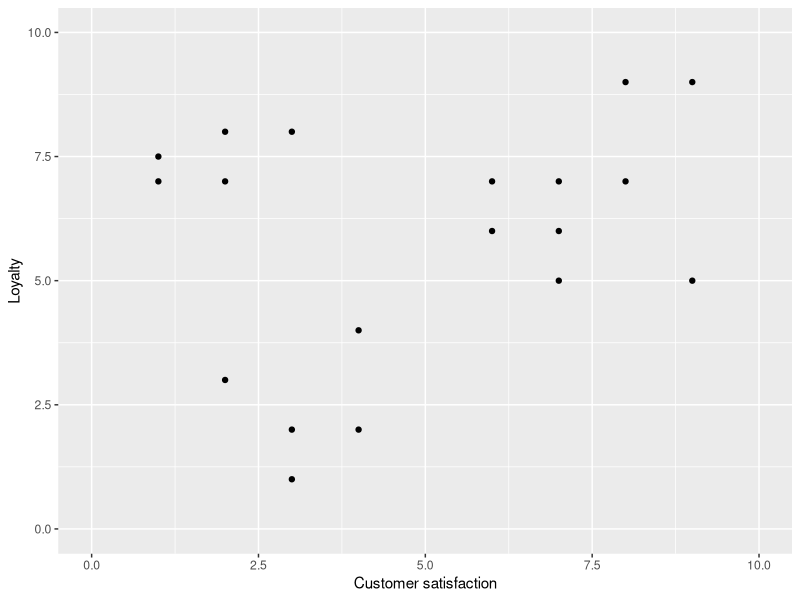
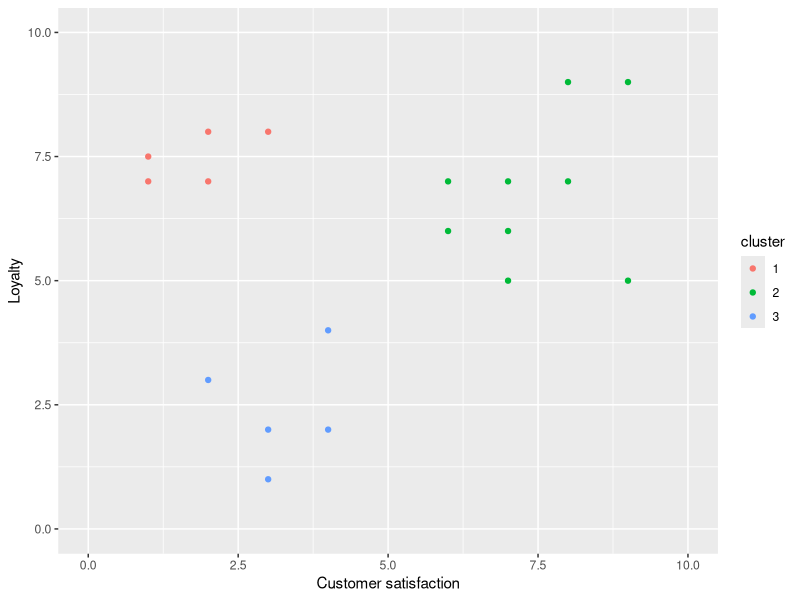
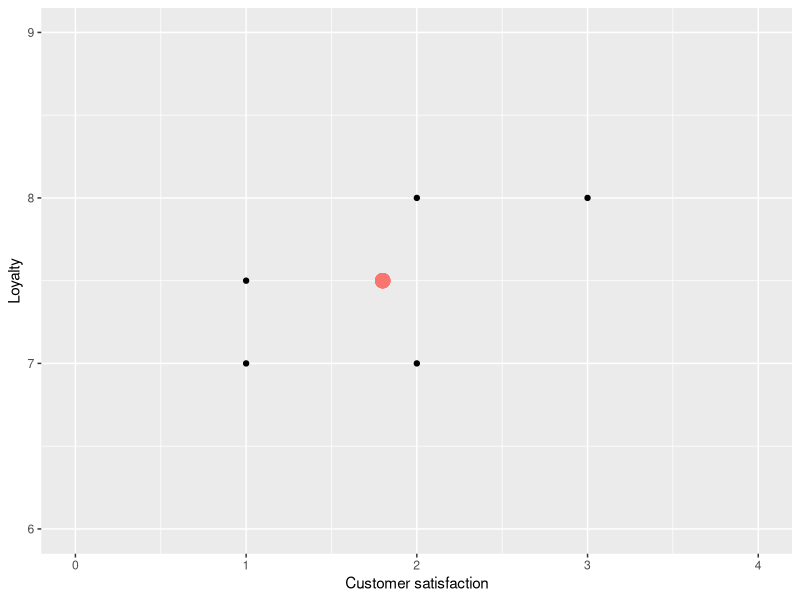
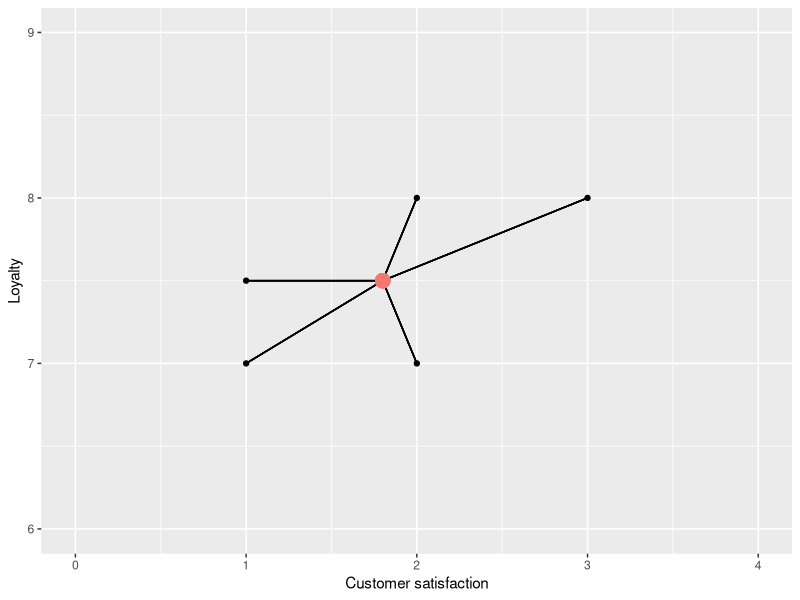
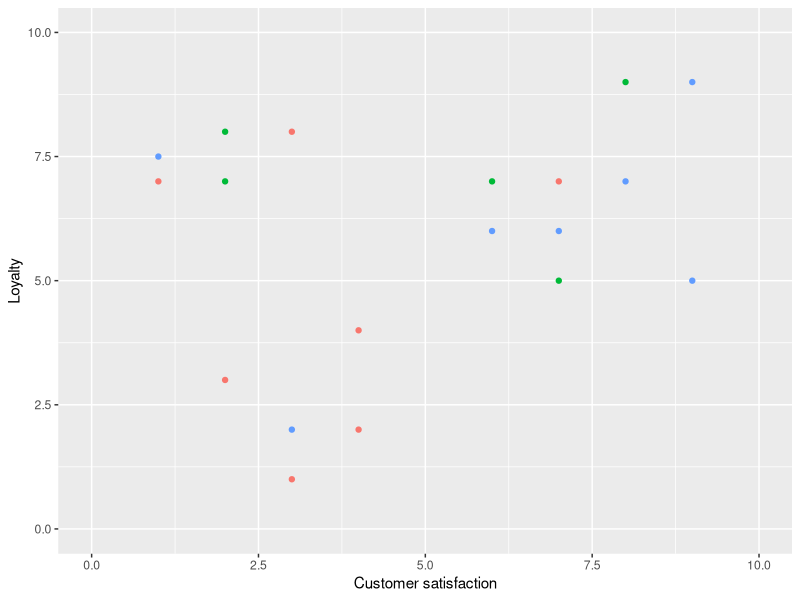
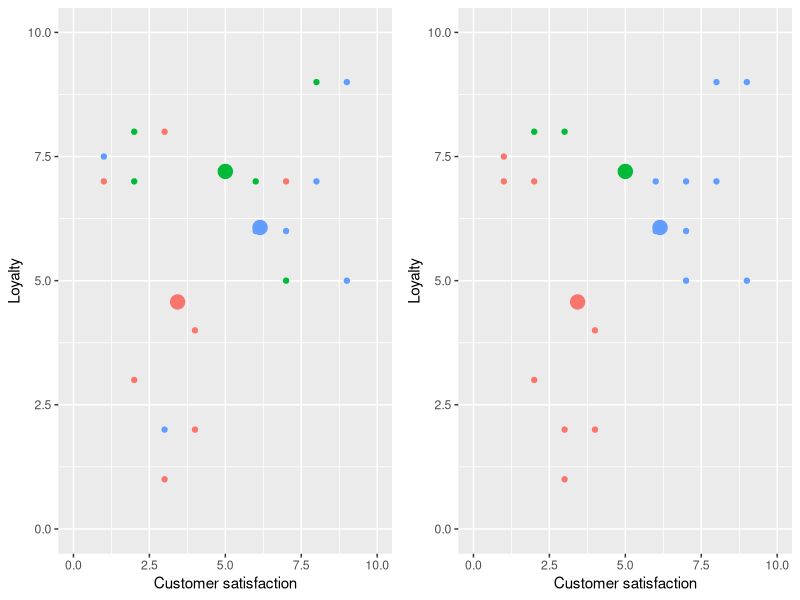
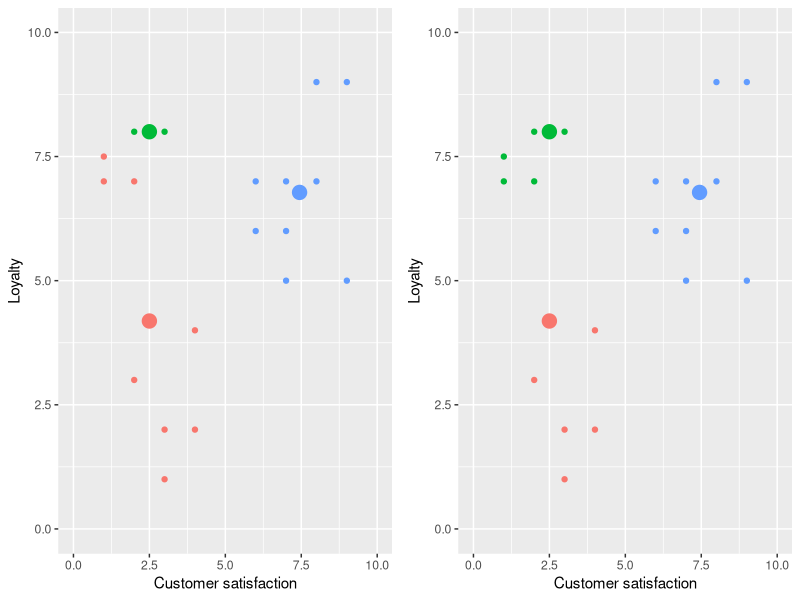
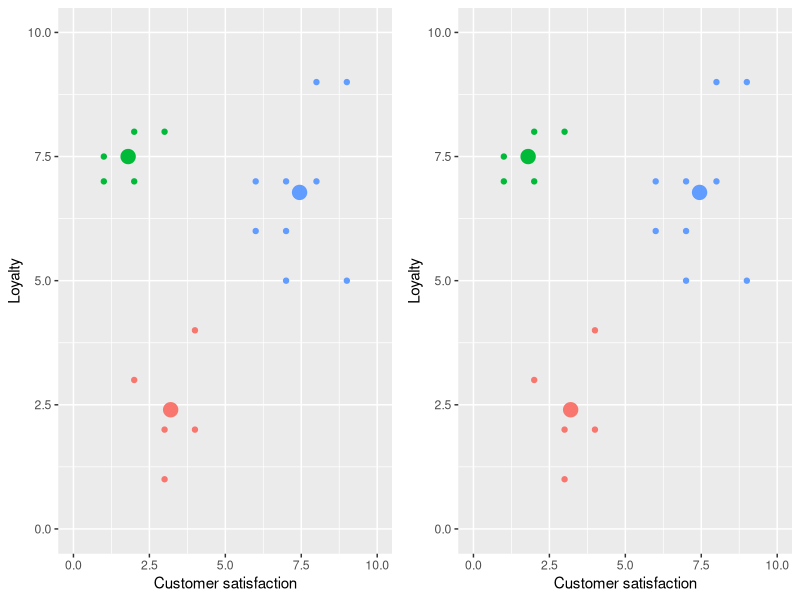

Generate these figures, in order, with R: (Note: this script raises an error after producing the figures.)
## ---- chunk 1
library(tidyverse)
data <- tibble(loyalty = c(7, 7.5, 8, 7, 3, 1, 8, 4, 2, 7, 6, 7, 6, 5, 9, 7, 9, 5, 2),
               csat = c(1, 1, 2, 2, 2, 3, 3, 4, 4, 6, 6, 7, 7, 7, 8, 8, 9, 9, 3),
               cluster = c("1",
                           "1",
                           "1",
                           "1",
                           "3",
                           "3",
                           "1",
                           "3",
                           "3",
                           "2",
                           "2",
                           "2",
                           "2",
                           "2",
                           "2",
                           "2",
                           "2",
                           "2", 
                           "3"))
marketing_data <- data[,1:2]
## ---- chunk 2
base <- ggplot(data, aes(y = loyalty, x = csat)) +
  geom_point() +
  xlab("Customer satisfaction") +
  ylab("Loyalty") +
  xlim(c(0, 10)) +
  ylim(c(0, 10))

base
## ---- chunk 3
ggplot(data, aes(y = loyalty, x = csat, color = cluster)) +
  geom_point() +
  xlab("Customer satisfaction") +
  ylab("Loyalty") +
  xlim(c(0, 10)) +
  ylim(c(0, 10))
## ---- chunk 4
library(tidyverse)
clus1 <- tibble(loyalty = c(7, 7.5, 8, 7, 8),
               csat = c(1, 1, 2, 2, 3),
               )
#clus1_center <- clus1 %>% summarize(csat = mean(csat), loyalty = mean(loyalty))
## ---- chunk 5
base <- ggplot(clus1) +
  geom_point(aes(y = loyalty, x = csat)) +
  labs(x = "Customer satisfaction", y = "Loyalty") +
  xlim(c(0, 4)) +
  ylim(c(6, 9)) +
  geom_point(aes(y = mean(loyalty), x = mean(csat), colour="red", size=2.5)) +
  theme(legend.position = "none")
base
## ---- chunk 6
base <- ggplot(clus1) +
  geom_point(aes(y = loyalty, x = csat)) +
  labs(x = "Customer satisfaction", y = "Loyalty") +
  xlim(c(0, 4)) +
  ylim(c(6, 9)) +
  theme(legend.position = "none")

mn <- clus1 %>% summarize(csat = mean(csat), loyalty=mean(loyalty))
for (i in 1:5) {
  base <- base + geom_segment(x = unlist(mn[1, "csat"]), y = unlist(mn[1, "loyalty"]),
                           xend = unlist(clus1[i, "csat"]), yend = unlist(clus1[i, "loyalty"]))
}
base <- base + geom_point(aes(y = mean(loyalty), x = mean(csat), colour="red", size=2.5)) 
base
## ---- chunk 7
library(gridExtra)
set.seed(2)
marketing_data["label"] = factor(sample(1:3, nrow(marketing_data), replace=T))

plt_lbl <- ggplot(marketing_data, aes(y = loyalty, x = csat, colour=label)) +
    geom_point() +
    xlab("Customer satisfaction") +
    ylab("Loyalty") +
    xlim(c(0, 10)) +
    ylim(c(0, 10)) + 
    theme(legend.position = "none")
print(plt_lbl)
## ---- chunk 8
for (i in 1:3){
    #compute centers
    centers <- marketing_data %>% group_by(label) %>% summarize_all(funs(mean))
    nclus = nrow(centers)
    #replot with centers
    plt_ctr <- ggplot(marketing_data, aes(y = loyalty, x = csat, colour=label)) +
        geom_point() +
        xlab("Customer satisfaction") +
        ylab("Loyalty") +
        xlim(c(0, 10)) +
        ylim(c(0, 10)) + 
        theme(legend.position = "none") +
        geom_point(data = centers, aes(y = loyalty, x = csat, colour = label, size=2.5)) 
    
    #reassign labels
    dists <- rbind(centers, marketing_data) %>% 
           select("csat", "loyalty") %>%
           dist() %>%
           as.matrix()
    dists <- as_tibble(dists[-(1:nclus),1:nclus])
    marketing_data <- marketing_data %>% mutate(label = apply(dists, 1, function(x) names(x)[which.min(x)]))
    
    plt_lbl <- ggplot(marketing_data, aes(y = loyalty, x = csat, colour=label)) +
        geom_point() +
        xlab("Customer satisfaction") +
        ylab("Loyalty") +
        xlim(c(0, 10)) +
        ylim(c(0, 10)) + 
        theme(legend.position = "none") +
        geom_point(data = centers, aes(y = loyalty, x = csat, colour = label, size=2.5)) 
    
    grid.arrange(plt_ctr, plt_lbl, nrow = 1)
}
## ---- chunk 9
set.seed(7)
marketing_data["label"] = factor(sample(1:3, nrow(marketing_data), replace=T))

plt_lbl <- ggplot(marketing_data, aes(y = loyalty, x = csat, colour=label)) +
    geom_point() +
    xlab("Customer satisfaction") +
    ylab("Loyalty") +
    xlim(c(0, 10)) +
    ylim(c(0, 10)) + 
    theme(legend.position = "none")
print(plt_lbl)
## ---- chunk 10
for (i in 1:5){
    #compute centers
    centers <- marketing_data %>% group_by(label) %>% summarize_all(funs(mean))
    nclus = nrow(centers)
    #replot with centers
    plt_ctr <- ggplot(marketing_data, aes(y = loyalty, x = csat, colour=label)) +
        geom_point() +
        xlab("Customer satisfaction") +
        ylab("Loyalty") +
        xlim(c(0, 10)) +
        ylim(c(0, 10)) + 
        theme(legend.position = "none") +
        geom_point(data = centers, aes(y = loyalty, x = csat, colour = label, size=2.5)) 
    
    #reassign labels
    dists <- rbind(centers, marketing_data) %>% 
           select("csat", "loyalty") %>%
           dist() %>%
           as.matrix()
    dists <- as_tibble(dists[-(1:nclus),1:nclus])
    marketing_data <- marketing_data %>% mutate(label = apply(dists, 1, function(x) names(x)[which.min(x)]))
    
    plt_lbl <- ggplot(marketing_data, aes(y = loyalty, x = csat, colour=label)) +
        geom_point() +
        xlab("Customer satisfaction") +
        ylab("Loyalty") +
        xlim(c(0, 10)) +
        ylim(c(0, 10)) + 
        theme(legend.position = "none") +
        geom_point(data = centers, aes(y = loyalty, x = csat, colour = label, size=2.5)) 
    
    grid.arrange(plt_ctr, plt_lbl, nrow = 1)
}
## ---- chunk 11
kclusts <- tibble(k = 1:9) %>%
  mutate(
    kclust = map(k, ~kmeans(marketing_data[-"labels"], .x)),
    tidied = map(kclust, tidy),
    glanced = map(kclust, glance),
    augmented = map(kclust, augment, points)
  )
kclusts
## ---- chunk 12
head(marketing_data)
## ---- chunk 13
set.seed(1234)
marketing_clust <- kmeans(marketing_data, centers = 3)
marketing_clust
## ---- chunk 14
library(broom)

clustered_data <- augment(marketing_clust, marketing_data)
head(clustered_data)
## ---- chunk 15

cluster_plot <- ggplot(clustered_data, aes(x = csat, y = loyalty, colour = .cluster)) +
  geom_point()
cluster_plot
## ---- chunk 16
glance(marketing_clust)
## ---- chunk 17
marketing_clust_ks <- tibble(k = 1:9) %>%
  mutate(marketing_clusts = map(k, ~kmeans(marketing_data, .x)),
         glanced = map(marketing_clusts, glance)) 
head(marketing_clust_ks)
## ---- chunk 18
clustering_statistics <- marketing_clust_ks %>%
  unnest(glanced)

head(clustering_statistics)
## ---- chunk 19
elbow_plot <- ggplot(clustering_statistics, aes(x = k, y = tot.withinss)) +
  geom_point() +
  geom_line() +
  xlab("K") +
  ylab("Total within-cluster sum of squares")
elbow_plot
